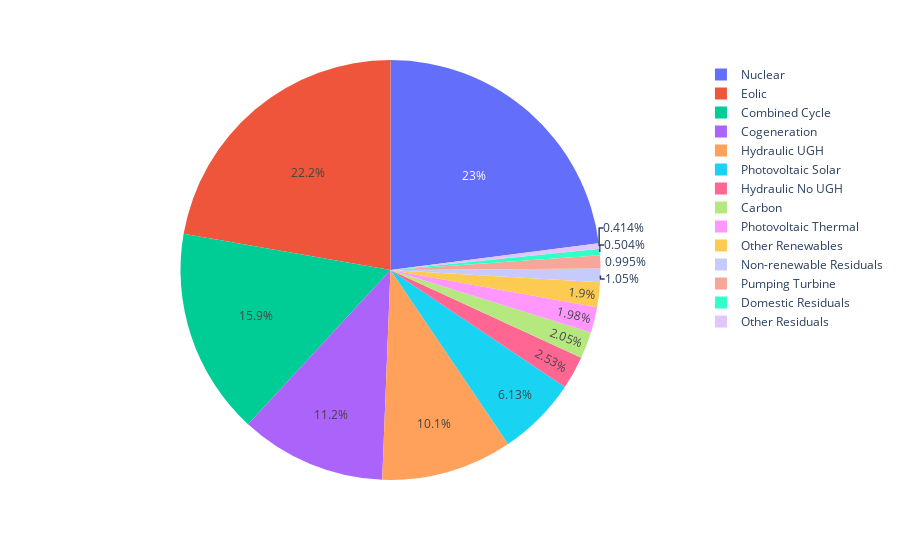

The notebook cell this image was saved under:
### Markdown cell above
### Is a pie plot better for this data?

### Code cell
px.pie(data_frame = res, names = 'technology', values = 'generation_mwh')

### Figure 1 — Plotly figure (JSON) as saved in the notebook; plotly's stock layout.template omitted (floating-point values rounded to 4 significant figures)
{"data": [{"domain": {"x": [0, 1], "y": [0, 1]}, "hovertemplate": "technology=%{label}<br>generation_mwh=%{value}<extra></extra>", "labels": ["Other Residuals", "Domestic Residuals", "Pumping Turbine", "Non-renewable Residuals", "Other Renewables", "Photovoltaic Thermal", "Carbon", "Hydraulic No UGH", "Photovoltaic Solar", "Hydraulic UGH", "Cogeneration", "Combined Cycle", "Eolic", "Nuclear"], "legendgroup": "", "name": "", "showlegend": true, "type": "pie", "values": [1005000.0, 1224000.0, 2418000.0, 2551000.0, 4624352, 4818000.0, 4987000.0, 6157685, 14900000.0, 24540000.0, 27303335, 38630000.0, 54070000.0, 55840000.0]}], "layout": {"autosize": true, "legend": {"tracegroupgap": 0}, "margin": {"t": 60}}}
